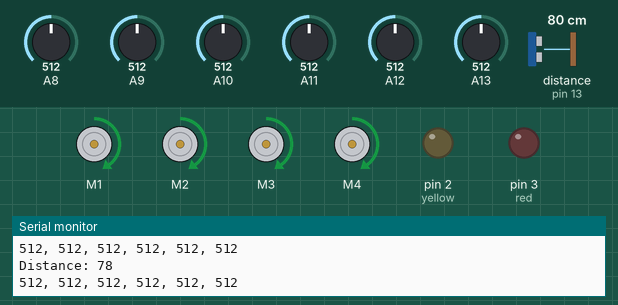
A sketch run on a simulated Arduino Mega 2560, built with avr-gcc and run on an emulated ATmega2560. On the bench: 4 × DC motor (green arrow = forward, orange = backward, longer = faster), output pins drawn as LEDs (lit = HIGH), the last lines printed to the serial monitor. Wiring (inferred from the names in the program): ultrasonic range finder: trigger pin 12; echo pin 13. The test bench sets the inputs (shaded band); at power-on: distance to the obstacle (sensor on pin 13) 80 cm, A8 = 512, A9 = 512, A10 = 512, A11 = 512, A12 = 512, A13 = 512. The echo pulse lasts 58.3 µs per cm; pins used as bus, display or sensor lines are not drawn.

Above: at 1.2 s.
1.3 s: distance to the obstacle (sensor on pin 13) set to 190 cm
2.8 s: distance to the obstacle (sensor on pin 13) set to 199 cm
At 3.5 s:
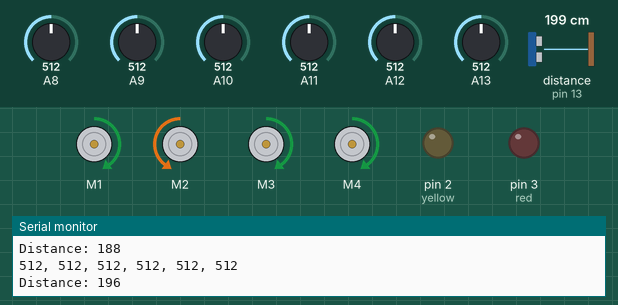
At 5.44 s:
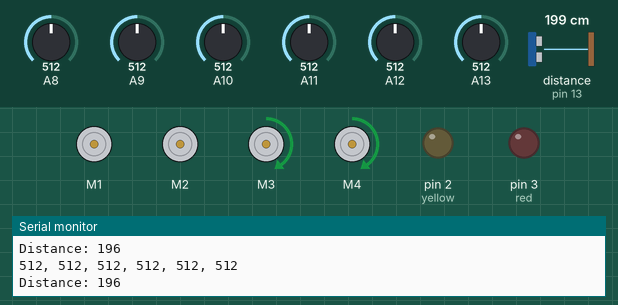
5.8 s: A8 set to 108
8.8 s: A8 set to 89
At 10.8 s:
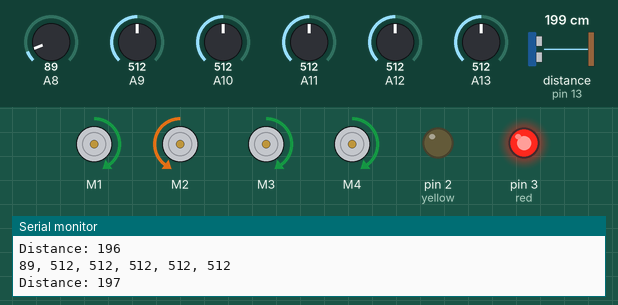
11.8 s: distance to the obstacle (sensor on pin 13) set to 4 cm
14.5 s: distance to the obstacle (sensor on pin 13) set to 250 cm
At 16.1 s:
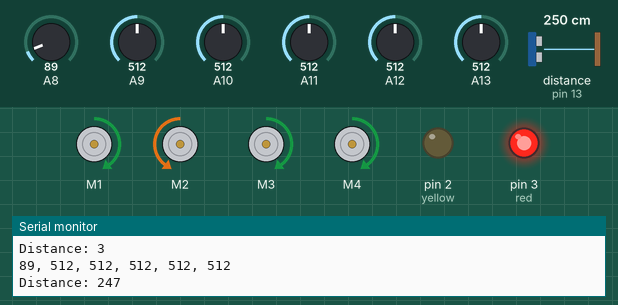
Timing chart, 0 to 18.5 s (numbered marks = the images above; inputs shaded):
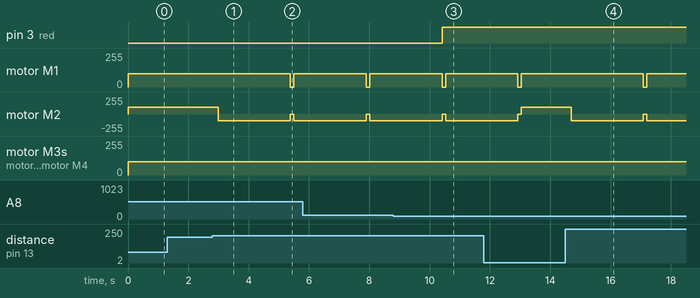

Measured:
- the behaviour switches between 193 and 194 cm on distance to the obstacle (sensor on pin 13) (found by bisection; images 0 and 1)
- the behaviour switches between 100 and 99 on A8 (found by bisection; images 2 and 3)
- after the input at 2.8 s, motor M1: forward 100/255 → stopped after 2.6 s, → forward 100/255 0.11 s later; motor M2: forward 100/255 → backward 100/255 after 0.18 s, → stopped 2.4 s later, → backward 100/255 0.11 s later
- after the input at 8.8 s, pin 3 (red): LOW → HIGH after 1.6 s
- after the input at 14.5 s, motor M1: forward 100/255 → stopped after 2.6 s, → forward 100/255 0.12 s later; motor M2: forward 100/255 → backward 100/255 after 0.19 s, → stopped 2.4 s later, → backward 100/255 0.12 s later

The sketch:

sketch_nov19a.ino
```cpp
/*
* Ultrasonic Sensor HC-SR04 and Arduino Tutorial
*
* by Dejan Nedelkovski,
* www.HowToMechatronics.com
*
*/
// defines pins numbers


#include <Wire.h>
#include <Adafruit_MotorShield.h>
#include "utility/Adafruit_MS_PWMServoDriver.h"
Adafruit_MotorShield AFMS = Adafruit_MotorShield();
Adafruit_DCMotor *myMotor_left = AFMS.getMotor(1), *myMotor_right = AFMS.getMotor(2),
*myMotor_front1 = AFMS.getMotor(3), *myMotor_front2 = AFMS.getMotor(4);


/*
  // front motors running continuosly
  myMotor_front1->setSpeed(100);
  myMotor_front1->run(FORWARD);
  myMotor_front2->setSpeed(100);
  myMotor_front2->run(FORWARD);

  myMotor_left->setSpeed(100);
  myMotor_left->run(FORWARD);
  myMotor_right->setSpeed(100);
  myMotor_right->run(FORWARD);
*/


/*
//MOTOR TEST

void loop() {
  collector();
  forward(0);
  delay(1000);
  stops();
  delay(1000);
}

*/

void forward(int speed) {
  myMotor_left->setSpeed(speed);
  myMotor_left->run(FORWARD);
  myMotor_right->setSpeed(speed);
  myMotor_right->run(FORWARD);
}

void backward(int speed) {
  myMotor_left->setSpeed(speed);
  myMotor_left->run(BACKWARD);
  myMotor_right->setSpeed(speed);
  myMotor_right->run(BACKWARD);
}

/*
void left(int angle) {
  float new_heading = heading() - angle ;
  while (heading() > new_heading) {
    myMotor_left->setSpeed(100);
    myMotor_left->run(FORWARD);
    myMotor_right->setSpeed(100);
    myMotor_right->run(BACKWARD);
  }
}

void right(int angle) {
  float new_heading = heading() - angle ;
  while (heading() > new_heading) {
    myMotor_left->setSpeed(100);
    myMotor_left->run(BACKWARD);
    myMotor_right->setSpeed(100);
    myMotor_right->run(FORWARD);
  }
}
*/

void stops() {
  myMotor_left->setSpeed(0);
  myMotor_left->run(FORWARD);
  myMotor_right->setSpeed(0);
  myMotor_right->run(BACKWARD);
}

void collector() {
  myMotor_front1->setSpeed(100);
  myMotor_front1->run(FORWARD);
  myMotor_front2->setSpeed(100);
  myMotor_front2->run(FORWARD);

}

void left_wo_compass() {
    myMotor_left->setSpeed(100);
    myMotor_left->run(FORWARD);
    myMotor_right->setSpeed(100);
    myMotor_right->run(BACKWARD);
    delay(2400);
    stops();

}

void right_wo_compass() {
    myMotor_left->setSpeed(100);
    myMotor_left->run(BACKWARD);
    myMotor_right->setSpeed(100);
    myMotor_right->run(FORWARD);
    delay(2400);
    stops();

}


/////////////////////

const int trigPin = 12;
const int echoPin = 13;
// defines variables
long duration;
int distance;
void setup() {
  AFMS.begin();
  pinMode(trigPin, OUTPUT); // Sets the trigPin as an Output
  pinMode(echoPin, INPUT); // Sets the echoPin as an Input
  pinMode(2, OUTPUT); //yellow
  pinMode(3, OUTPUT); //red
  Serial.begin(9600); // Starts the serial communication
  forward(100);
  collector();
}
void loop() {
  // Clears the trigPin

  digitalWrite(trigPin, LOW);
  delayMicroseconds(2);
  // Sets the trigPin on HIGH state for 10 micro seconds
  digitalWrite(trigPin, HIGH);
  delayMicroseconds(10);
  digitalWrite(trigPin, LOW);
  // Reads the echoPin, returns the sound wave travel time in microseconds
  duration = pulseIn(echoPin, HIGH);
  // Calculating the distance
  distance= duration*0.034/2;
  // Prints the distance on the Serial Monitor
  Serial.print("Distance: ");
  Serial.println(distance);
  delay(100);


  if (distance > (240-50)) {
    left_wo_compass();
    //delay(3000);
  }
  else {
    forward(100);
  }


  int LDR0 = analogRead(A8);
  int LDR1 = analogRead(A9);
  int LDR2 = analogRead(A10);
  int LDR3 = analogRead(A11);
  int LDR4 = analogRead(A12);
  int LDR5 = analogRead(A13);
  // print out the value you read:
  // int LDR_values[6] = {LDR0, LDR1, LDR2, LDR3, LDR4, LDR5};
  //Serial.println(LDR_values);

  int p0 = 0; // 0 = black, +1 = red, -1 = yellow
  int p1 = 0;
  int p2 = 0;
  int p3 = 0;
  int p4 = 0;
  int p5 = 0;

  Serial.print(LDR0); Serial.print(", ");
  Serial.print(LDR1); Serial.print(", ");
  Serial.print(LDR2); Serial.print(", ");
  Serial.print(LDR3); Serial.print(", ");
  Serial.print(LDR4); Serial.print(", ");
  Serial.println(LDR5);


  if (LDR0 < 100) {
    p0 = 1;
    digitalWrite(3, HIGH);
  } //red 185

  /*// read the input on analog pin 0:
  int sensorValue0 = analogRead(A8);
  // print out the value you read:
  Serial.print("LDR0: ");
  Serial.println(sensorValue0);
  // read the input on analog pin 0:
  int sensorValue1 = analogRead(A9);
  // print out the value you read:
  Serial.print("LDR1: ");
  Serial.println(sensorValue1);
  // read the input on analog pin 0:
  int sensorValue2 = analogRead(A10);
  // print out the value you read:
  Serial.print("LDR2: ");
  Serial.println(sensorValue2);
  delay(500);        // delay in between reads for stability
  */

}
```
